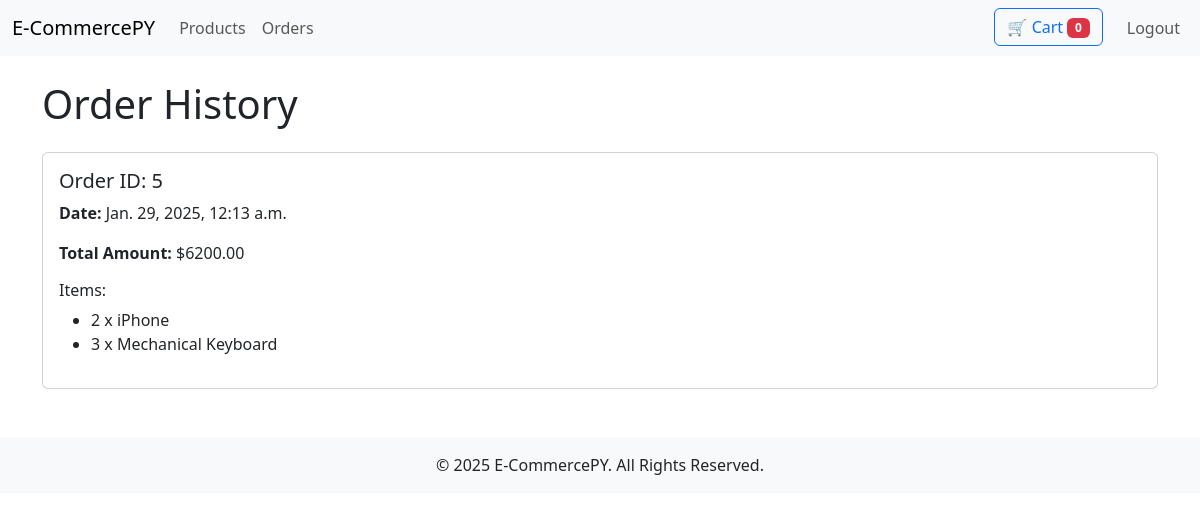
Page /products/orders/ (signed in) on the earlier database version.
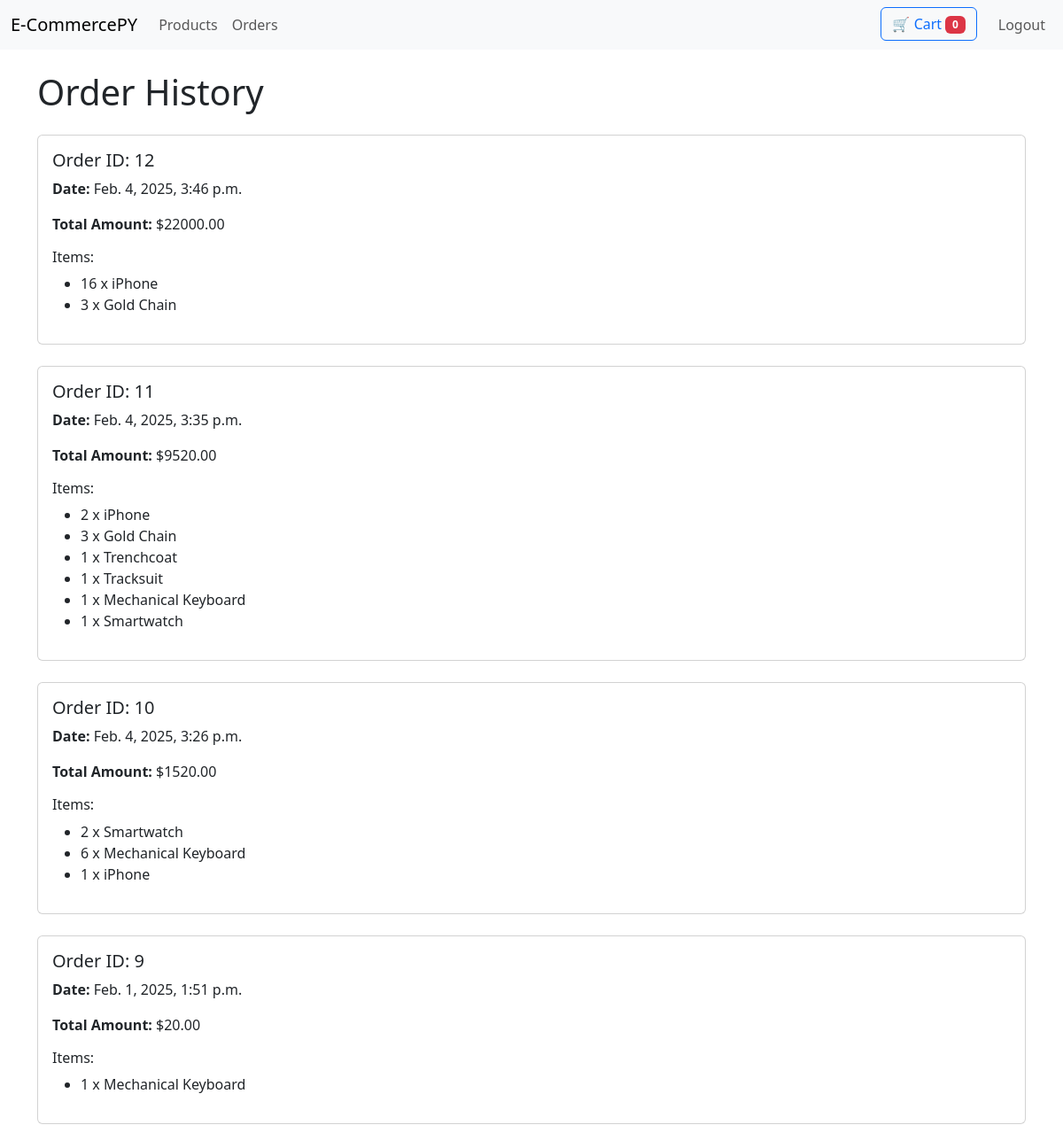
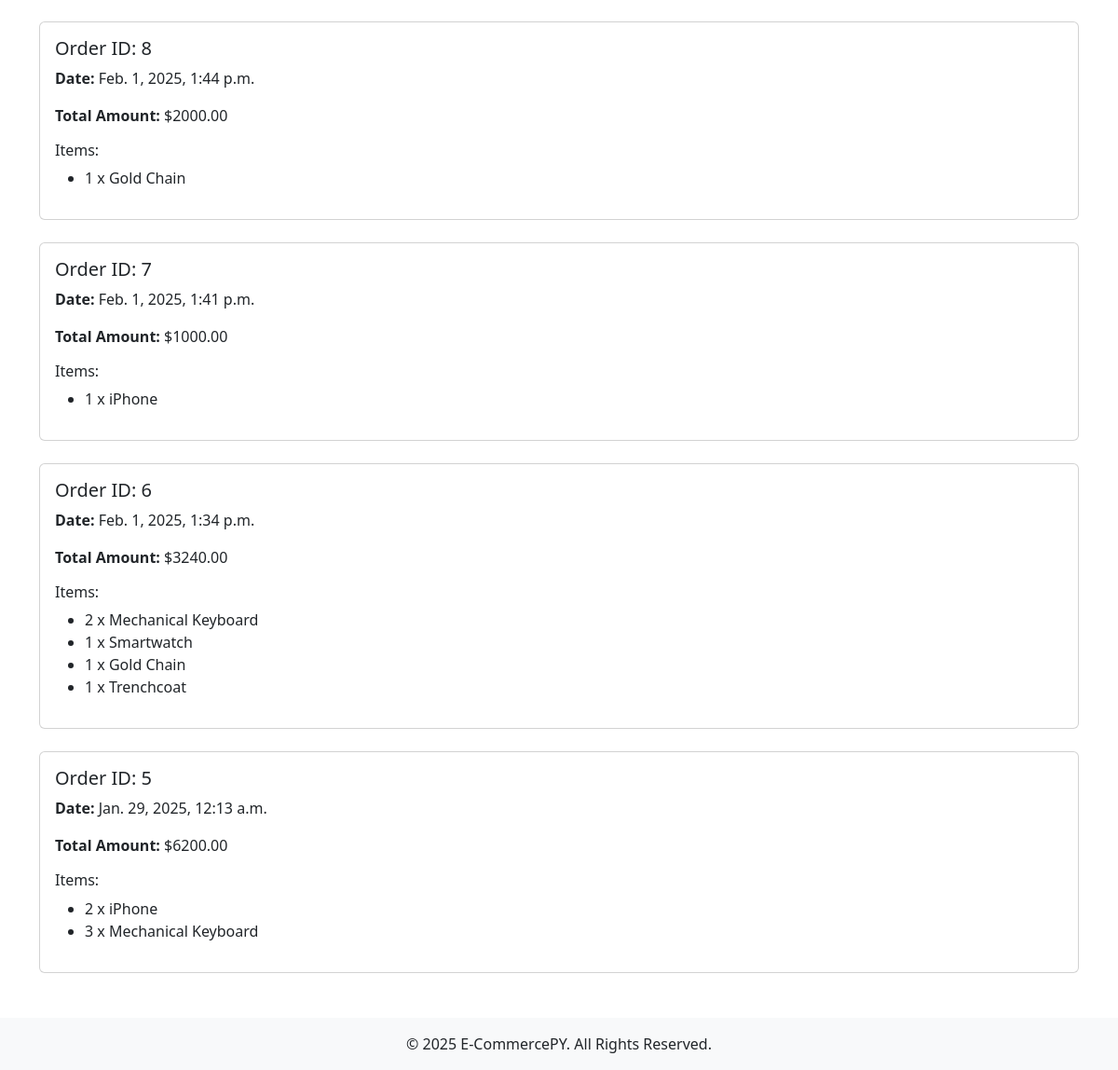
Same page on the later database version (2 pictures, top to bottom).
### product/models.py (models this page shows, shortened)
class Order(models.Model):
    user = models.ForeignKey(User, on_delete=models.CASCADE, null=True, blank=True)  # Link the order to the user
    customer_name = models.CharField(max_length=100)  # Optional for non-logged-in orders
    email = models.EmailField()  # Optional for non-logged-in orders
    total_amount = models.DecimalField(max_digits=10, decimal_places=2)  # Total cost of the order
    date = models.DateTimeField(auto_now_add=True)  # Date and time the order was placed

class OrderItem(models.Model):
    order = models.ForeignKey(Order, on_delete=models.CASCADE, related_name="items")  # Link to the parent order
    product = models.ForeignKey('Product', on_delete=models.CASCADE)  # Link to the product
    quantity = models.PositiveIntegerField()  # Quantity of the product

class Product(models.Model):
    name = models.CharField(max_length=100)
    description = models.TextField()
    price = models.DecimalField(max_digits=10, decimal_places=2)
    stock = models.PositiveIntegerField()
    image = models.ImageField(upload_to='products/')
    category = models.CharField(max_length=50)

### product/views.py (the view)
# urls.py: path('orders/', order_history, name='order_history'),
@login_required
def order_history(request):
    orders = Order.objects.filter(user=request.user).order_by('-date')  # Get all orders for the user
    return render(request, 'order_history.html', {'orders': orders})

### product/context_processors.py (called while the page is built)
def cart_count(request):
    total_cart_quantity = 0
    if request.user.is_authenticated:
        total_cart_quantity = sum(item.quantity for item in CartItem.objects.filter(user=request.user))
    return {"total_cart_quantity": total_cart_quantity}

### product/templates/order_history.html (shortened to what this page needs)
{% extends 'base.html' %}
{% block content %}
<h1 class="mb-4">Order History</h1>
{% for order in orders %}
<div class="card mb-4">
    <div class="card-body">
        <h5 class="card-title">Order ID: {{ order.id }}</h5>
        <p><strong>Date:</strong> {{ order.date }}</p>
        <p><strong>Total Amount:</strong> ${{ order.total_amount }}</p>
        <h6>Items:</h6>
        <ul>
            {% for item in order.items.all %}
            <li>{{ item.quantity }} x {{ item.product.name }}</li>
            {% endfor %}
        </ul>
    </div>
</div>
{% empty %}
<p>You have no orders yet.</p>
{% endfor %}
{% endblock %}

### product/templates/base.html (shortened to what this page needs)
<!DOCTYPE html>
<html lang="en">
<head>
    <link href="https://cdn.jsdelivr.net/npm/bootstrap@5.3.0-alpha3/dist/css/bootstrap.min.css" rel="stylesheet">
</head>
<body>
    <nav class="navbar navbar-expand-lg navbar-light bg-light">
        <div class="container-fluid">
            <a class="navbar-brand" href="{% url 'product_list' %}">E-CommercePY</a>
            <div class="collapse navbar-collapse justify-content-between" id="navbarNav">
                <ul class="navbar-nav">
                    <li class="nav-item">
                        <a class="nav-link" href="{% url 'product_list' %}">Products</a>
                    </li>
                    {% if user.is_authenticated %}
                    <li class="nav-item">
                        <a class="nav-link" href="{% url 'order_history' %}">Orders</a>
                    </li>
                    {% endif %}
                </ul>
                <ul class="navbar-nav ms-auto">
                    {% if user.is_authenticated %}
                    <li class="nav-item">
                        <a href="{% url 'view_cart' %}" class="btn btn-outline-primary position-relative">
                            🛒 Cart <span id="cart-count" class="badge bg-danger">
                                {{ total_cart_quantity }}
                            </span>
                        </a>
                    </li>
                    <li class="nav-item ms-3">
                        <form action="{% url 'logout' %}" method="POST" style="display: inline;">
                            <button type="submit" class="btn btn-link nav-link">Logout</button>
                        </form>
                    </li>
                    {% endif %}
                </ul>
            </div>
        </div>
    </nav>
    <div class="container mt-4">
        {% block content %}{% endblock %}
    </div>
    <footer class="bg-light text-center text-lg-start mt-5">
        <div class="text-center p-3">
            © 2025 E-CommercePY. All Rights Reserved.
        </div>
    </footer>
</body>
</html>

Differences in the rows shown:
added Order: id "12", date "Feb. 4, 2025, 3:46 p.m.", total_amount "22000.00"
added OrderItem: quantity "16", product.name "iPhone", shown under "12"
added OrderItem: quantity "3", product.name "Gold Chain", shown under "12"
added Order: id "11", date "Feb. 4, 2025, 3:35 p.m.", total_amount "9520.00"
added OrderItem: quantity "2", product.name "iPhone", shown under "11"
added OrderItem: quantity "3", product.name "Gold Chain", shown under "11"
added OrderItem: quantity "1", product.name "Trenchcoat", shown under "11"
added OrderItem: quantity "1", product.name "Tracksuit", shown under "11"
added OrderItem: quantity "1", product.name "Mechanical Keyboard", shown under "11"
added OrderItem: quantity "1", product.name "Smartwatch", shown under "11"
added Order: id "10", date "Feb. 4, 2025, 3:26 p.m.", total_amount "1520.00"
added OrderItem: quantity "2", product.name "Smartwatch", shown under "10"
added OrderItem: quantity "6", product.name "Mechanical Keyboard", shown under "10"
added OrderItem: quantity "1", product.name "iPhone", shown under "10"
added Order: id "9", date "Feb. 1, 2025, 1:51 p.m.", total_amount "20.00"
added OrderItem: quantity "1", product.name "Mechanical Keyboard", shown under "9"
added Order: id "8", date "Feb. 1, 2025, 1:44 p.m.", total_amount "2000.00"
added OrderItem: quantity "1", product.name "Gold Chain", shown under "8"
added Order: id "7", date "Feb. 1, 2025, 1:41 p.m.", total_amount "1000.00"
added OrderItem: quantity "1", product.name "iPhone", shown under "7"
added Order: id "6", date "Feb. 1, 2025, 1:34 p.m.", total_amount "3240.00"
added OrderItem: quantity "2", product.name "Mechanical Keyboard", shown under "6"
added OrderItem: quantity "1", product.name "Smartwatch", shown under "6"
added OrderItem: quantity "1", product.name "Gold Chain", shown under "6"
added OrderItem: quantity "1", product.name "Trenchcoat", shown under "6"
